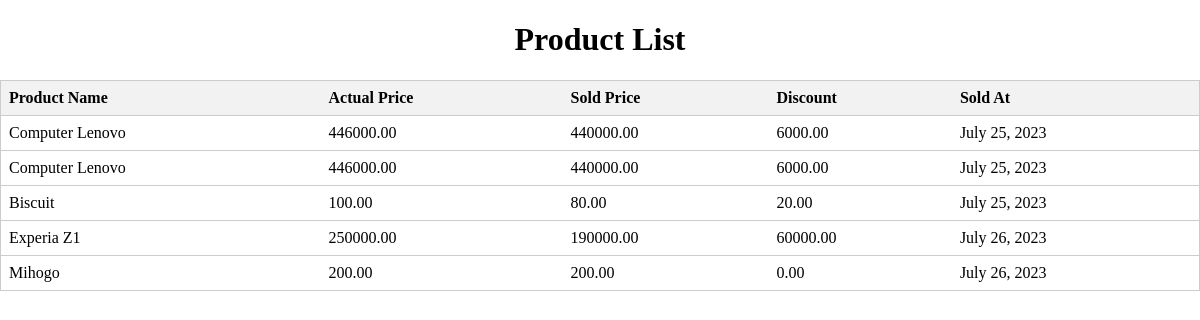
The page /product/ on the database as committed earlier.
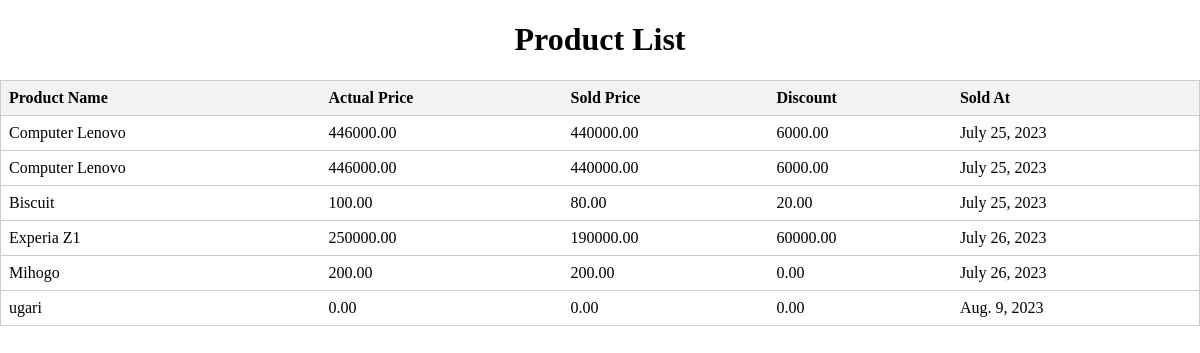
The same page on the database as committed later.
### shop/models.py (models this page shows, shortened)
class Product (models.Model):
    ProductName = models.CharField (max_length=100)
    ActualPrice = models.DecimalField (max_digits=10 , decimal_places=2)
    Sold_Price = models.DecimalField (max_digits=10 , decimal_places=2)
    Discount = models.DecimalField (max_digits=10 , decimal_places=2)
    sold_At = models.DateField ()

### shop/views.py (the view)
# urls.py: path('product/',views.product_list,name='product'),
def product_list (request):
       products = Product.objects.all()
       context = {'products':products}
       return render (request, 'shop/Product.html',context)

### shop/templates/shop/Product.html (shortened to what this page needs)
<!DOCTYPE html>
<html>
<head>
</head>
<body>
    <h1>Product List</h1>
    <table>
        <thead>
            <tr>
                <th>Product Name</th>
                <th>Actual Price</th>
                <th>Sold Price</th>
                <th>Discount</th>
                <th>Sold At</th>
            </tr>
        </thead>
        <tbody>
            {% for product in products %}
            <tr>
                <td>{{ product.ProductName }}</td>
                <td>{{ product.ActualPrice }}</td>
                <td>{{ product.Sold_Price }}</td>
                <td>{{ product.Discount }}</td>
                <td>{{ product.sold_At }}</td>
            </tr>
            {% endfor %}
        </tbody>
    </table>
</body>
</html>

### shop/templates/shop/Product.html (style rules this page uses)
body { margin: 0; padding: 0; }
h1 { text-align: center; }
table { width: 100%; border-collapse: collapse; border: 1px solid #ccc; }
th, td { padding: 8px; text-align: left; border-bottom: 1px solid #ccc; }
th { background-color: #f2f2f2; }

Rows that differ between the two databases and show on the page:
added Product: ProductName "ugari", ActualPrice "0.00", Sold_Price "0.00", Discount "0.00", sold_At "Aug. 9, 2023"
